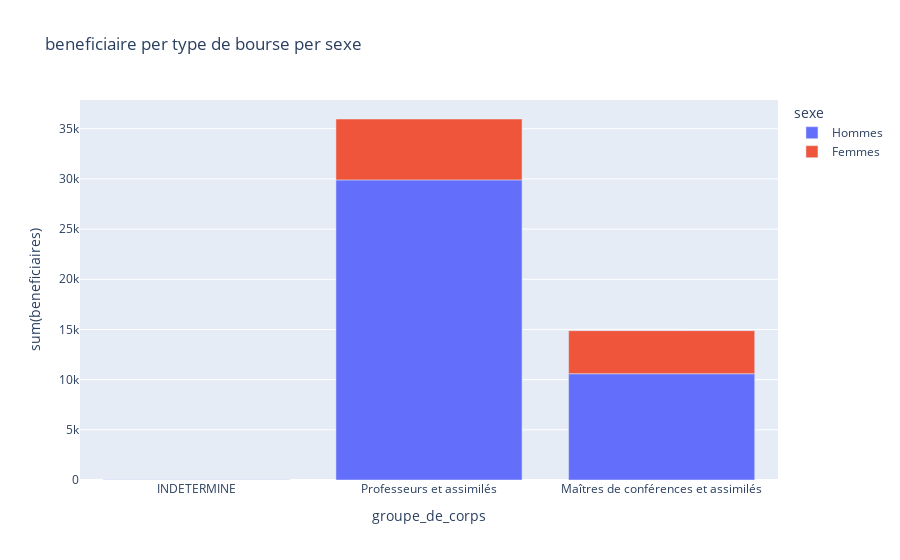

Notebook code for this chart:
### Code cell
fig = px.bar(dx, x="groupe_de_corps", y="sum(beneficiaires)", color="sexe", title="beneficiaire per type de bourse per sexe")
fig.show()

### Figure 1 — Plotly figure (JSON) as saved in the notebook; plotly's stock layout.template omitted (floating-point values rounded to 4 significant figures)
{"data": [{"alignmentgroup": "True", "hovertemplate": "sexe=Hommes<br>groupe_de_corps=%{x}<br>sum(beneficiaires)=%{y}<extra></extra>", "legendgroup": "Hommes", "marker": {"color": "#636efa", "pattern": {"shape": ""}}, "name": "Hommes", "offsetgroup": "Hommes", "orientation": "v", "showlegend": true, "textposition": "auto", "type": "bar", "x": ["INDETERMINE", "Professeurs et assimilés", "Maîtres de conférences et assimilés"], "xaxis": "x", "y": [47, 29904, 10590], "yaxis": "y"}, {"alignmentgroup": "True", "hovertemplate": "sexe=Femmes<br>groupe_de_corps=%{x}<br>sum(beneficiaires)=%{y}<extra></extra>", "legendgroup": "Femmes", "marker": {"color": "#EF553B", "pattern": {"shape": ""}}, "name": "Femmes", "offsetgroup": "Femmes", "orientation": "v", "showlegend": true, "textposition": "auto", "type": "bar", "x": ["INDETERMINE", "Professeurs et assimilés", "Maîtres de conférences et assimilés"], "xaxis": "x", "y": [1, 6066, 4290], "yaxis": "y"}], "layout": {"barmode": "relative", "legend": {"title": {"text": "sexe"}, "tracegroupgap": 0}, "title": {"text": "beneficiaire per type de bourse per sexe"}, "xaxis": {"anchor": "y", "domain": [0, 1], "title": {"text": "groupe_de_corps"}}, "yaxis": {"anchor": "x", "domain": [0, 1], "title": {"text": "sum(beneficiaires)"}}}}
